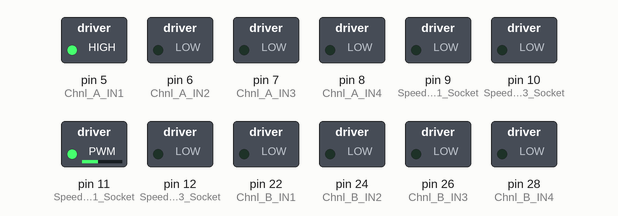
Recording of a sketch running on a simulated Arduino Mega 2560, built with avr-gcc and run on an emulated ATmega2560. On the bench: switched loads named in the sketch (green lamp = pin HIGH).

Above: at 0.1 s.
At 1.0 s:
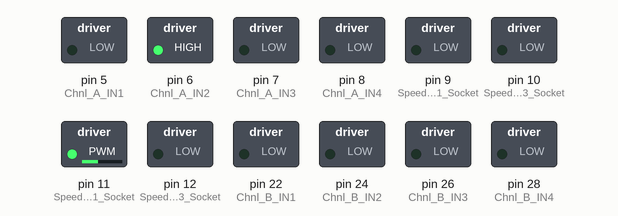
At 1.9 s:
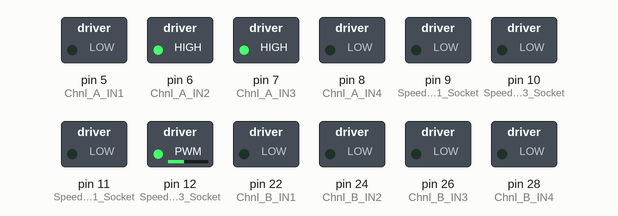
At 3.7 s:
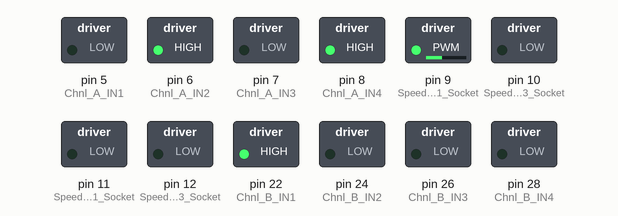
At 5.5 s:
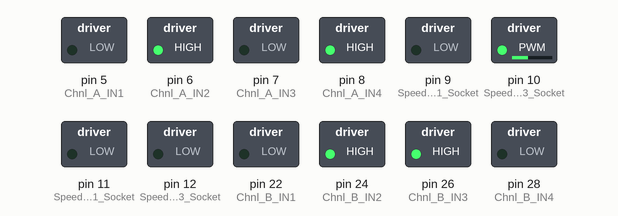
At 7.2 s:
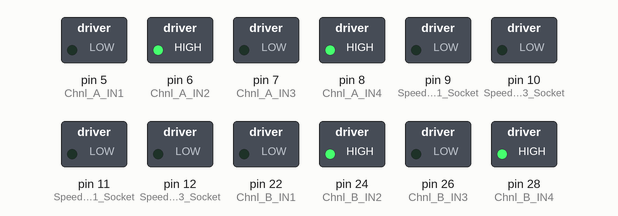
Timing chart, 0 to 8.7 s (numbered marks = the images above):
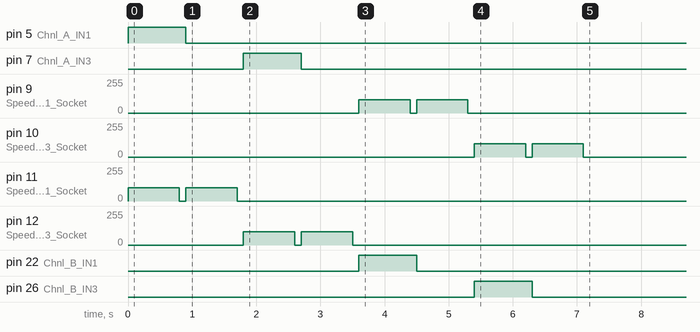

The sketch:

model_Y_sample.ino
```cpp
// (licence header left out)
#define SPEED               100 //speed is PWM value between 0 to 255
#define TURN_SPEED          100 //speed is PWM value between 0 to 255
#define Speed_BK1_Socket    9   //BK1 Motor Socket Speed controlled by Model-Y Channel-B ENA PWM value
#define Chnl_B_IN1          22  //BK1 Motor Rotate Direction control pin 1 is Channel-B IN1
#define Chnl_B_IN2          24  //BK1 Motor Rotate Direction control pin 2 is Channel-B IN2
#define Chnl_B_IN3          26  //BK3 Motor Rotate Direction control pin 1 is Channel-B IN3
#define Chnl_B_IN4          28  //BK3 Motor Rotate Direction control pin 2 is Channel-B IN4
#define Speed_BK3_Socket    10  //BK3 Motor Socket Speed controlled by Model-Y Channel-B ENB PWM value

#define Speed_AK1_Socket    11  //AK1 Motor Socket Speed controlled by Model-Y Channel-A ENA PWM value
#define Chnl_A_IN1          5   //AK1 Motor Rotate Direction control pin 1 is Channel-A IN1
#define Chnl_A_IN2          6   //AK1 Motor Rotate Direction control pin 2 is Channel-A IN2
#define Chnl_A_IN3          7   //AK3 Motor Rotate Direction control pin 1 is Channel-A IN3
#define Chnl_A_IN4          8   //AK3 Motor Rotate Direction control pin 2 is Channel-A IN4 (K3)
#define Speed_AK3_Socket    12  //AK3 Motor Socket Speed controlled by Model-Y Channel-A  ENB PWM value

void BK1_fwd(int speed)  //front-right wheel forward turn
{
  digitalWrite(Chnl_B_IN1,HIGH);
  digitalWrite(Chnl_B_IN2,LOW);
  analogWrite(Speed_BK1_Socket,speed);
}
void BK1_bck(int speed) // front-right wheel backward turn
{
  digitalWrite(Chnl_B_IN1,LOW);
  digitalWrite(Chnl_B_IN2,HIGH);
  analogWrite(Speed_BK1_Socket,speed);
}
void BK3_fwd(int speed) // front-left wheel forward turn
{
  digitalWrite(Chnl_B_IN3,HIGH);
  digitalWrite(Chnl_B_IN4,LOW);
  analogWrite(Speed_BK3_Socket,speed);
}
void BK3_bck(int speed) // front-left wheel backward turn
{
  digitalWrite(Chnl_B_IN3,LOW);
  digitalWrite(Chnl_B_IN4,HIGH);
  analogWrite(Speed_BK3_Socket,speed);
}

void AK1_fwd(int speed)  //rear-right wheel forward turn
{
  digitalWrite(Chnl_A_IN1, HIGH);
  digitalWrite(Chnl_A_IN2,LOW);
  analogWrite(Speed_AK1_Socket,speed);
}
void AK1_bck(int speed)  //rear-right wheel backward turn
{
  digitalWrite(Chnl_A_IN1, LOW);
  digitalWrite(Chnl_A_IN2,HIGH);
  analogWrite(Speed_AK1_Socket,speed);
}
void AK3_fwd(int speed)  //rear-left wheel forward turn
{
  digitalWrite(Chnl_A_IN3,HIGH);
  digitalWrite(Chnl_A_IN4,LOW);
  analogWrite(Speed_AK3_Socket,speed);
}
void AK3_bck(int speed)    //rear-left wheel backward turn
{
  digitalWrite(Chnl_A_IN3,LOW);
  digitalWrite(Chnl_A_IN4,HIGH);
  analogWrite(Speed_AK3_Socket,speed);
}

void stop_motor()    //Stop
{
  analogWrite(Speed_AK3_Socket,0);
  analogWrite(Speed_AK1_Socket,0);
  analogWrite(Speed_BK3_Socket,0);
  analogWrite(Speed_BK1_Socket,0);
}


//Pins initialize
void init_GPIO()
{
  pinMode(Chnl_A_IN1, OUTPUT);
  pinMode(Chnl_A_IN2, OUTPUT);
  pinMode(Chnl_A_IN3, OUTPUT);
  pinMode(Chnl_A_IN4, OUTPUT);
  pinMode(Speed_AK1_Socket, OUTPUT);
  pinMode(Speed_AK3_Socket, OUTPUT);
  pinMode(Chnl_B_IN1, OUTPUT);
  pinMode(Chnl_B_IN2, OUTPUT);
  pinMode(Chnl_B_IN3, OUTPUT);
  pinMode(Chnl_B_IN4, OUTPUT);
  pinMode(Speed_BK1_Socket, OUTPUT);
  pinMode(Speed_BK3_Socket, OUTPUT);
  stop_motor();
}

void setup()
{
  init_GPIO();
  AK1_fwd(SPEED);
  delay(800);
  stop_motor();
  delay(100);

  AK1_bck(SPEED);
  delay(800);
  stop_motor();
  delay(100);

  AK3_fwd(SPEED);
  delay(800);
  stop_motor();
  delay(100);

  AK3_bck(SPEED);
  delay(800);
  stop_motor();
  delay(100);

  BK1_fwd(SPEED);
  delay(800);
  stop_motor();
  delay(100);

  BK1_bck(SPEED);
  delay(800);
  stop_motor();
  delay(100);

  BK3_fwd(SPEED);
  delay(800);
  stop_motor();
  delay(100);

  BK3_bck(SPEED);
  delay(800);
  stop_motor();

}

void loop(){
}
```
